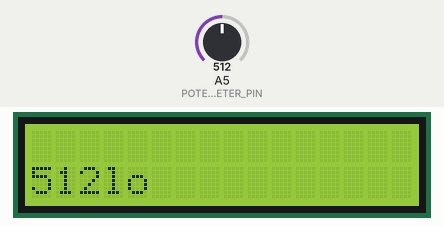
Recording of a sketch running on a simulated Arduino Uno, built with avr-gcc and run on an emulated ATmega328P. Shown: 16×2 character LCD. The test bench sets the inputs (shaded band); at power-on: A5 (POTENTIOMETER_PIN) = 512. What the sketch prints to the serial monitor is not drawn.

Above: at 1.2 s.
1.3 s: A5 (POTENTIOMETER_PIN) set to 982
At 2.0 s:
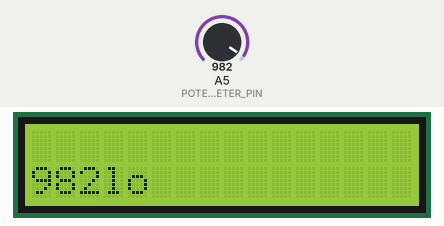
2.8 s: A5 (POTENTIOMETER_PIN) set to 1012
At 3.3 s:
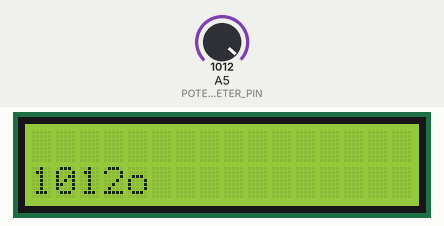
4.3 s: A5 (POTENTIOMETER_PIN) set to 1023
At 5.5 s:
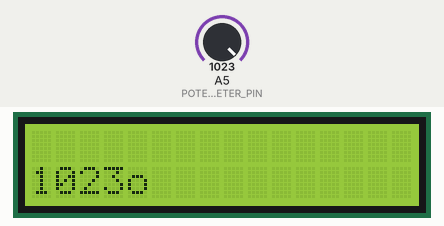
Timing chart, 0 to 7.3 s (numbered marks = the images above; inputs shaded):
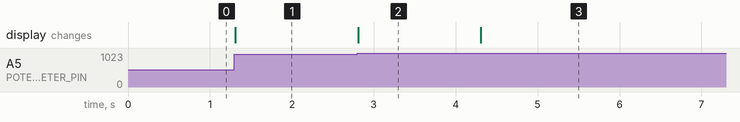

The sketch:

Practice.ino
```cpp
#include <LiquidCrystal.h>

const int POTENTIOMETER_PIN = A5;
const int RS = 7, EN = 8, D4 = 9, D5 = 10, D6 = 11, D7 = 12;
const LiquidCrystal lcd(RS, EN, D4, D5, D6, D7);


void setup() {
  // put your setup code here, to run once:
  Serial.begin(9600);
  lcd.begin(16, 2);
  lcd.setCursor(0, 1);
  lcd.print("Hello");
}

void loop() {
  //put your main code here, to run repeatedly:
  int analogValue = analogRead(POTENTIOMETER_PIN);
  lcd.setCursor(0, 1);
  lcd.print(analogValue);
  Serial.println(analogValue);
}
// const int RED_LED_PIN = 9;
// const int YELLOW_LED_PIN = 6;
// const int GREEN_LED_PIN = 3;
// const int RED_THRESHOLD = 333;
// const int YELLOW_THRESHOLD = 666;

  // pinMode(RED_LED_PIN, OUTPUT);
  // pinMode(YELLOW_LED_PIN, OUTPUT);
  // pinMode(GREEN_LED_PIN, OUTPUT);

// if(analogValue < RED_THRESHOLD){
  //   Serial.println("RED");
  //   digitalWrite(RED_LED_PIN, HIGH);
  //   digitalWrite(YELLOW_LED_PIN, LOW);
  //   digitalWrite(GREEN_LED_PIN, LOW);
  // }
  // else if(analogValue < YELLOW_THRESHOLD){
  //   Serial.println("YELLOW");
  //   digitalWrite(YELLOW_LED_PIN, HIGH);
  //   digitalWrite(GREEN_LED_PIN, LOW);
  //   digitalWrite(RED_LED_PIN, LOW);
  // }
  // else{
  //   Serial.println("GREEN");
  //   digitalWrite(GREEN_LED_PIN, HIGH);
  //   digitalWrite(YELLOW_LED_PIN, LOW);
  //   digitalWrite(RED_LED_PIN, LOW);
  // }
```

Measured:
- the behaviour switches between 999 and 1000 on A5 (POTENTIOMETER_PIN) (found by bisection; images 1 and 2)
- after the input at 1.3 s, the display: changes at once (image 1)
- after the input at 2.8 s, the display: changes at once (image 2)
- after the input at 4.3 s, the display: changes at once (image 3)
